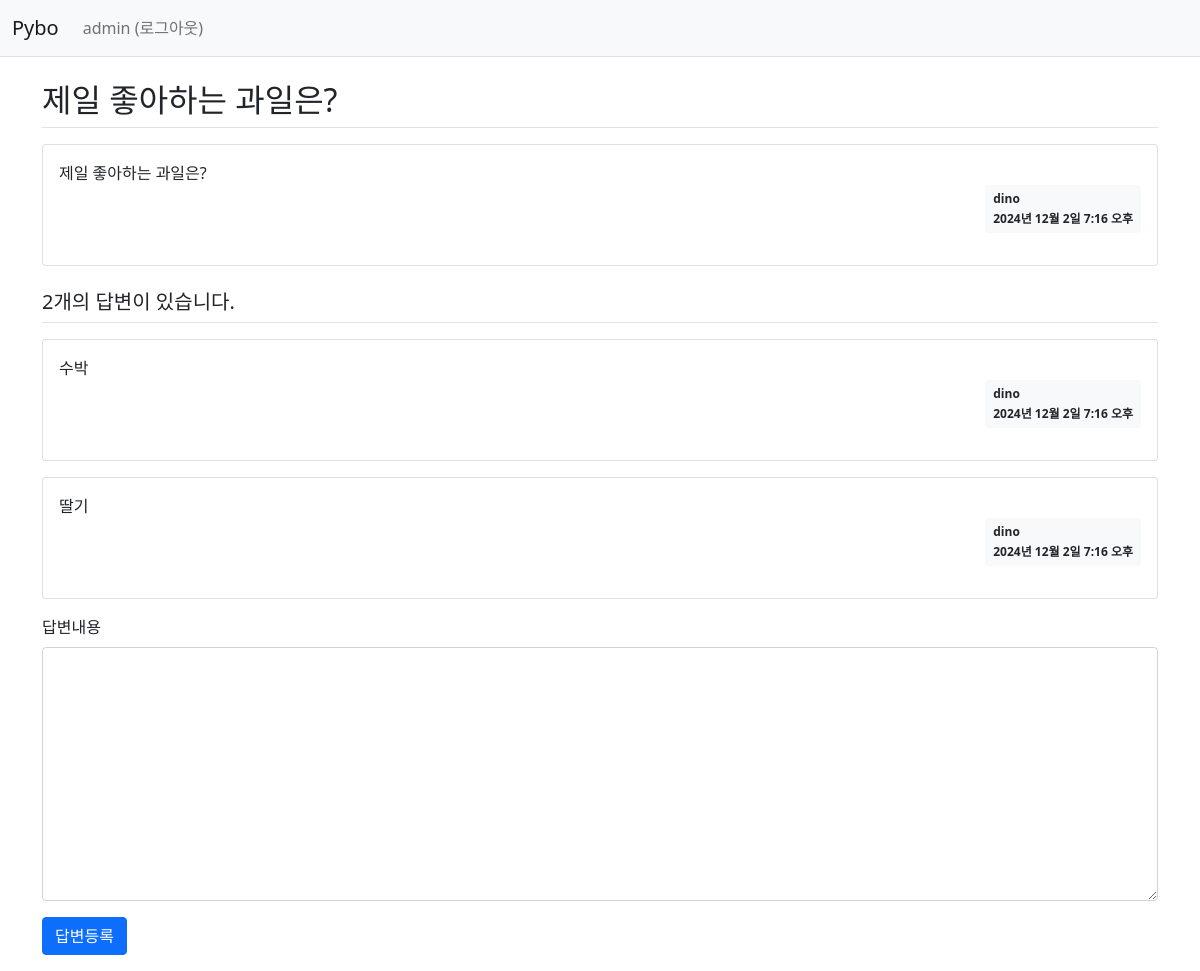
Screenshot of /pybo2/310/ (signed in) with the database file from the repository.
### pybo2/models.py (models this page shows, shortened)
class Question(models.Model):
    author = models.ForeignKey(User, on_delete=models.CASCADE)
    subject = models.CharField(max_length=200)
    content = models.TextField()
    create_date = models.DateTimeField()
    modify_date = models.DateTimeField(null=True, blank=True)

class Answer(models.Model):
    author = models.ForeignKey(User, on_delete=models.CASCADE)
    question = models.ForeignKey(Question, on_delete=models.CASCADE)
    content = models.TextField()
    create_date = models.DateTimeField()
    modify_date = models.DateTimeField(null=True, blank=True)

### pybo2/views.py (the view)
# urls.py: path('<int:question_id>/', views.detail, name='detail'),
def detail(request, question_id):
    question =  get_object_or_404(Question, pk=question_id)
    context = {'question': question}
    return render(request, 'pybo2/question_detail.html', context)

### templates/pybo2/question_detail.html (shortened to what this page needs)
{% extends 'base.html' %}
{% block content %}
<div class="container my-3">
    <h2 class="border-bottom py-2">{{ question.subject }}</h2>
    <div class="card my-3">
        <div class="card-body">
            <div class="card-text" style="white-space: pre-line;">{{ question.content }}</div>
            <div class="d-flex justify-content-end">
                <div class="badge bg-light text-dark p-2 text-start">
                    <div class="mb-2">{{ question.author.username }}</div>
                    <div> {{ question.create_date }}</div>
                </div>
            </div>
        </div>
    </div>
    <h5 class="border-bottom my-3 py-2">{{question.answer_set.count}}개의 답변이 있습니다.</h5>
    {% for answer in question.answer_set.all %}
    <div class="card my-3">
        <div class="card-body">
            <div class="card-text" style="white-space: pre-line;">{{ answer.content }}</div>
            <div class="d-flex justify-content-end">
                <div class="badge bg-light text-dark p-2 text-start">
                    <div class="mb-2">{{ answer.author.username }}</div>
                    <div>{{ answer.create_date }}</div>
                </div>
            </div>
        </div>
    </div>
    {% endfor %}
    <form action="{% url 'pybo2:answer_create' question.id %}" method="post" class="my-3">
        <div class="mb-3">
            <label for="content" class="form-label">답변내용</label>
            <textarea {% if not user.is_authenticated %}disabled{% endif %}
              name="content" id="content" class="form-control" rows="10"></textarea>
        </div>
        <input type="submit" value="답변등록" class="btn btn-primary">
    </form>
</div>
{% endblock %}

### templates/navbar.html (shortened to what this page needs)
<nav class="navbar navbar-expand-lg navbar-light bg-light border-bottom">
    <div class="container-fluid">
        <a class="navbar-brand" href="{% url 'pybo2:index' %}">Pybo</a>
        <div class="collapse navbar-collapse" id="navbarSupportedContent">
            <ul class="navbar-nav me-auto mb-2 mb-lg-0">
                <li class="nav-item">
                     {% if user.is_authenticated %}
                    <a class="nav-link" href="{% url 'common:logout' %}">{{ user.username }} (로그아웃)</a>
                    {% else %}
                    <a class="nav-link" href="{% url 'common:login' %}">로그인</a>
                    {% endif %}
                </li>
            </ul>
        </div>
    </div>
</nav>

### rows the page displays
Question: subject "제일 좋아하는 과일은?", content "제일 좋아하는 과일은?", author.username "dino", create_date "2024년 12월 2일 7:16 오후", answer_set.count "2"
Answer: content "수박", author.username "dino", create_date "2024년 12월 2일 7:16 오후"
Answer: content "딸기", author.username "dino", create_date "2024년 12월 2일 7:16 오후"

### other values shown
{{ user.username }} "admin"
